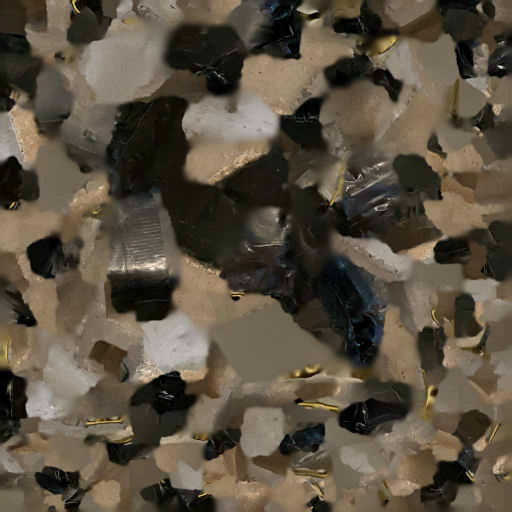
#> input picture ihmc-high-level-behaviors/src/libgdx/resources/environmentObjects/charge/color.jpg, 1024 x 1024 px (shown at 1/2 size)
$ python -i plogs.py   (imports and definitions only)
#> lines starting #> are read from the running program, lines starting #| are printed output that depends on the picture
#! /usr/bin/env python3

import h5py
import numpy as np
import os
import math
import cv2
import argparse

from hdf5_reader import *
from hdf5_converter import *
from transform_utils import *
from hdf5_generator import *

# [76 lines left out: functions convert_main, convert_all, player_main, plot_data, filter_by_motion, not called in this run]

def plotter_main(data, output_file):

    final_positions, final_rotations = extract_trajectory_from_output(output_file)

    # Concate the 100 rows zero 3-vectors on top of the final positions and rotations
    total_zero_rows = 150
    final_positions = np.concatenate((np.zeros((total_zero_rows, 3)), final_positions), axis=0)
    final_rotations = np.concatenate((np.zeros((total_zero_rows, 3)), final_rotations), axis=0)

    mocap_position = get_data(data, 'mocap/rigid_body/position/')
    mocap_orientation = get_data(data, 'mocap/rigid_body/orientation/')
    sensor_position = get_data(data, 'l515/sensor/position/')
    sensor_orientation = get_data(data, 'l515/sensor/orientation/')

    mocap_euler = convert_quaternions_to_euler_angles(mocap_orientation)
    sensor_euler = convert_quaternions_to_euler_angles(sensor_orientation)


    # Subtract PI if greater than 0 and add PI if less than 0 to both euler angle arrays
    mocap_euler[:,0] = -mocap_euler[:,0]
    for i in range(mocap_euler.shape[0]):
            if mocap_euler[i, 0] > 0:
                mocap_euler[i, 0] -= np.pi / 2
            else:
                mocap_euler[i, 0] += np.pi / 2

    mocap_euler[:,2] = -mocap_euler[:,2]
    for i in range(mocap_euler.shape[0]):
            if mocap_euler[i, 2] > 0:
                mocap_euler[i, 2] -= np.pi * 2

    # Filter out spikes in Z-euler
    for i in range(1, mocap_euler.shape[0]):
        if math.fabs(mocap_euler[i, 2] - mocap_euler[i-1, 2]) > 0.5:
            mocap_euler[i, 2] = mocap_euler[i - 1, 2]


    # Remove offset in Y angles, align mocap to sensor, after reversing mocap phase
    mocap_euler[:, 1] = -mocap_euler[:, 1]
    mocap_euler[:, 1] -= mocap_euler[0, 1] - sensor_euler[0, 1]


    transform = compute_icp_transform(mocap_position, sensor_position)
    # transform = get_relative_transform_se3(mocap_position[0], mocap_orientation[0], sensor_position[0], sensor_orientation[0])

    print("Shapes Mocap Position: ", mocap_position.shape, " Sensor Position: ", sensor_position.shape, " Mocap Orientation: ", mocap_orientation.shape, " Sensor Orientation: ", sensor_orientation.shape)

    print("Transform: ", transform)

    #  Transform mocap position and orientation to bring them to sensor frame
    #  transform is in SE(3) and mocap_position is in R^3, and mocap_orientation is in R^4 with ordering (X, Y, Z, W)
    positions = mocap_position.T
    ones = np.ones(shape=(1, positions.shape[1]))
    positions = np.vstack((positions, ones))
    positions = np.matmul(transform, positions)
    mocap_position = positions[:3, :].T
    mocap_position -= mocap_position[0] - sensor_position[0]


    sum_of_squares = 0
    for i in range(150, mocap_position.shape[0]):
        print('Mocap Position: ', mocap_position[i], ' Sensor Position: ', sensor_position[i], ' Euclidean Distance: ', np.linalg.norm(mocap_position[i] - sensor_position[i]))
        sum_of_squares += np.linalg.norm(mocap_position[i] - sensor_position[i]) ** 2

    mean = sum_of_squares / (mocap_position.shape[0] - 150)
    rmse = math.sqrt(mean)

    print("RMSE: ", rmse)

    plot_position(150, -1, [mocap_position, final_positions], ['-b', '-r', '-y'], "Estimated State [RED] - Ground Truth [BLUE]", "Position")

    # plot_position(150, 640, [mocap_euler, final_rotations, sensor_orientation], ['-b', '-r', '-y'], "Estimated State [RED] - Ground Truth [BLUE]", "Euler")


def extract_trajectory_from_output(file):

    # Given a line in the following format, extract the position and rotation as separate three vectors, and stack them into two lists:
    # 230301 15:16:28:643 [INFO] (PerceptionPrintTools.java:74): [499] Translation: ( 1.976,  1.221,  1.209 ), Rotation: ( 0.251,  1.340,  1.394 )

    positions = []
    rotations = []

    with open(file, 'r') as f:
        for line in f:
            if "Translation" in line:
                position = line.split('Translation: (')[1].split(')')[0].split(',')
                position = [float(p) for p in position]
                positions.append(position)

            if "Rotation" in line:
                rotation = line.split('Rotation: (')[1].split(')')[0].split(',')
                rotation = [float(r) for r in rotation]
                rotations.append(rotation)

    # Stack them as rows in matrices
    positions = np.vstack(positions)
    rotations = np.vstack(rotations)

    return (positions, rotations)


# [135 lines left out: functions analyzer_main, kitti_main, plan_view_main, launch_plan_viewer, plot_footsteps, plot_footstep, not called in this run]


# [64 lines not run here, left out]

>>> import cv2
>>> picture = cv2.imread('../../../ihmc-high-level-behaviors/src/libgdx/resources/environmentObjects/charge/color.jpg', cv2.IMREAD_GRAYSCALE)
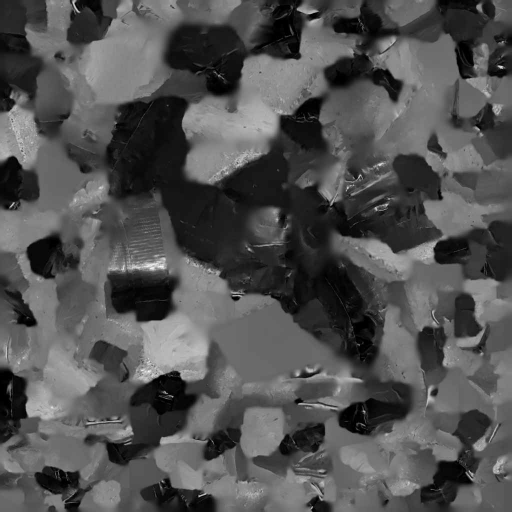
#> picture: shape (1024, 1024) (shown at 1/2 size); min 0, max 255, mean 81.5
>>> result = plotter_main(picture, 'out.png')
#> (the run stopped early here; a loop or call above may not have finished)
